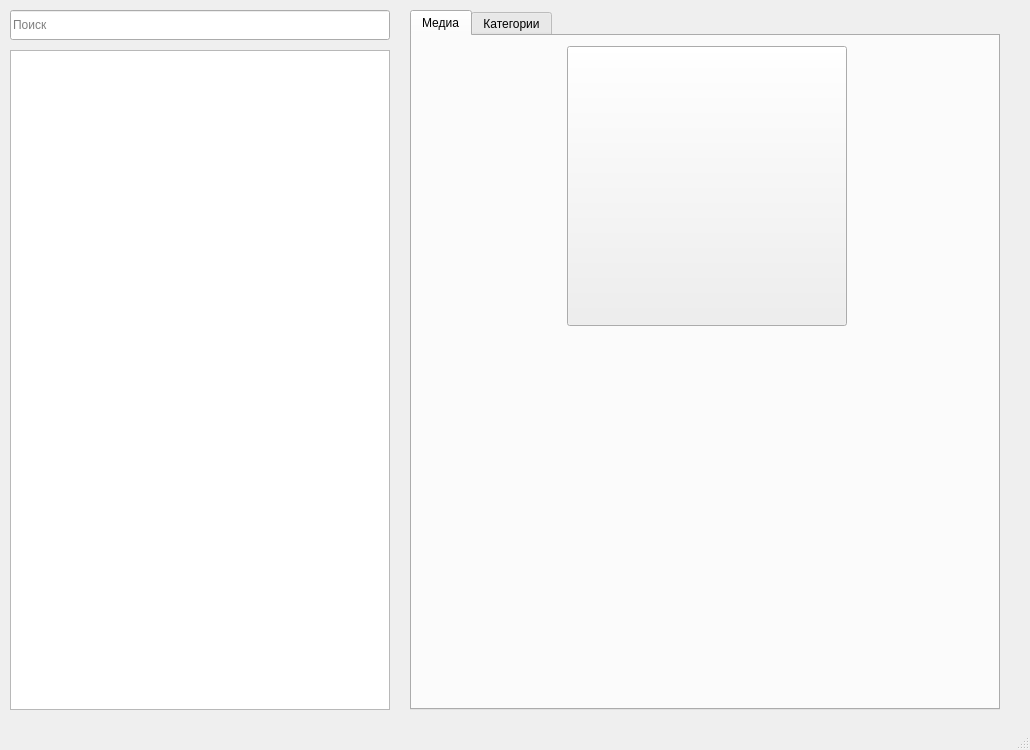
<?xml version="1.0" encoding="UTF-8"?>
<ui version="4.0">
 <class>MainWindow</class>
 <widget class="QMainWindow" name="MainWindow">
  <property name="geometry">
   <rect>
    <x>0</x>
    <y>0</y>
    <width>1030</width>
    <height>750</height>
   </rect>
  </property>
  <property name="minimumSize">
   <size>
    <width>1030</width>
    <height>750</height>
   </size>
  </property>
  <property name="maximumSize">
   <size>
    <width>1030</width>
    <height>750</height>
   </size>
  </property>
  <property name="windowTitle">
   <string>Управление файлами</string>
  </property>
  <property name="windowIcon">
   <iconset>
    <normaloff>../img/logo.png</normaloff>../img/logo.png</iconset>
  </property>
  <property name="styleSheet">
   <string notr="true">QMainWindow {
	background-color: rgb(247, 252, 255);
	font: 12pt &quot;Arial&quot;;
}
QPushButton {
	background-color: rgb(51, 177, 255);
	color: rgb(255, 255, 255);
	border: 3px solid #ffffff;
	border-radius: 17px;
	font: 14pt &quot;Arial&quot;;
}
QPushButton:hover {
	border-radius: 19px;
	background-color: rgb(52, 202, 232);
}
QPushButton:pressed {
	border-radius: 20px;
	background-color: rgb(0, 222, 0);
}
QLineEdit {
	border-radius: 12px;
	border: 1px solid rgb(51, 177, 255);
}
QLineEdit:hover {
	border-radius: 15px;
	background-color: rgb(239, 239, 239);
	border: 1px solid rgb(0, 222, 0);
}
QComboBox {
	border-radius: 12px;	
}
QSpinBox {
	border-radius: 12px;	
}
QListWidget {
	border: 1px solid rgb(51, 177, 255);
}
QListWidget:hover {
	border: 1px solid rgb(0, 222, 0);	
}
QTabWidget::pane {
	border: 1px solid rgb(51, 177, 255);	
}
QTabWidget::tab-bar {
    alignment: center;
}
QTabBar::tab {
	border: 2px solid rgb(51, 177, 255);
	width: 150px;
	border-top-left-radius: 4px;
    border-top-right-radius: 4px;
	border-bottom-left-radius: 4px;
    border-bottom-right-radius: 4px;
	background-color: rgb(255, 255, 255);
	margin: 5px;
}
QTabBar::tab:selected {
	border: 2px solid rgb(0, 222, 0);	
	background-color: rgb(255, 255, 255);
}S</string>
  </property>
  <widget class="QWidget" name="centralwidget">
   <widget class="QLineEdit" name="lineEdit">
    <property name="geometry">
     <rect>
      <x>10</x>
      <y>10</y>
      <width>380</width>
      <height>30</height>
     </rect>
    </property>
    <property name="placeholderText">
     <string>Поиск</string>
    </property>
   </widget>
   <widget class="QListWidget" name="listWidget">
    <property name="geometry">
     <rect>
      <x>10</x>
      <y>50</y>
      <width>380</width>
      <height>660</height>
     </rect>
    </property>
   </widget>
   <widget class="QTabWidget" name="tabWidget">
    <property name="geometry">
     <rect>
      <x>410</x>
      <y>10</y>
      <width>590</width>
      <height>700</height>
     </rect>
    </property>
    <property name="currentIndex">
     <number>0</number>
    </property>
    <widget class="QWidget" name="tab">
     <attribute name="title">
      <string>Медиа</string>
     </attribute>
     <widget class="QPushButton" name="pushButton">
      <property name="geometry">
       <rect>
        <x>155</x>
        <y>10</y>
        <width>280</width>
        <height>280</height>
       </rect>
      </property>
      <property name="text">
       <string/>
      </property>
      <property name="iconSize">
       <size>
        <width>260</width>
        <height>260</height>
       </size>
      </property>
     </widget>
     <widget class="QLabel" name="label">
      <property name="geometry">
       <rect>
        <x>155</x>
        <y>300</y>
        <width>280</width>
        <height>41</height>
       </rect>
      </property>
      <property name="text">
       <string/>
      </property>
      <property name="alignment">
       <set>Qt::AlignCenter</set>
      </property>
     </widget>
    </widget>
    <widget class="QWidget" name="tab_2">
     <attribute name="title">
      <string>Категории</string>
     </attribute>
    </widget>
   </widget>
  </widget>
  <widget class="QStatusBar" name="statusbar"/>
 </widget>
 <resources/>
 <connections/>
</ui>
